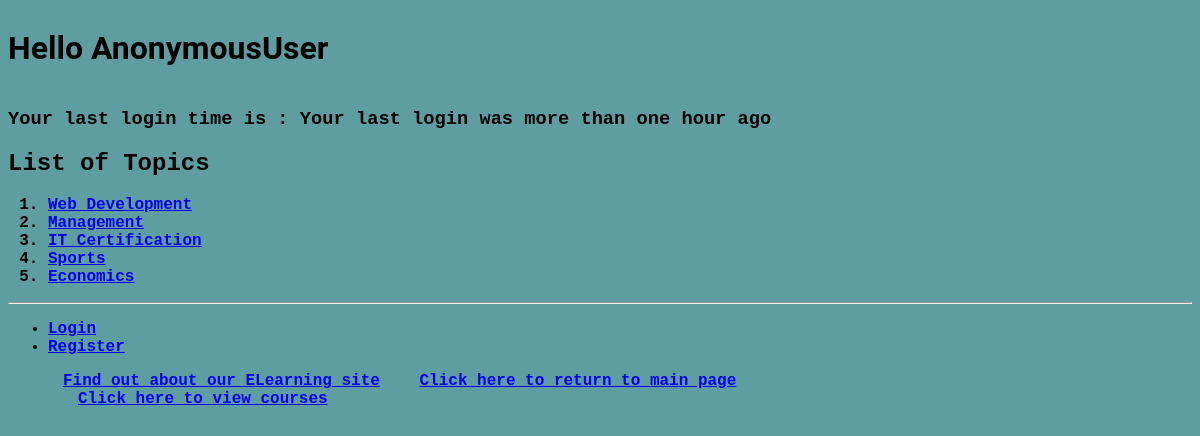
The page /myapp/ on the database its author committed.
### myapp/models.py (models this page shows, shortened)
class Topic(models.Model):
    name = models.CharField(max_length=200)
    category = models.CharField(max_length=200, null=True)

### myapp/views.py (the view)
# urls.py: path(r'', views.index, name='index'),
def index(request):
    top_list = Topic.objects.all().order_by('id')[:10]
    last_login = request.session['last_login'] if 'last_login' in request.session else 'Your last login was more than one hour ago'
    return render(request, "myapp/index.html", {'top_list': top_list, 'last_login': last_login})

### myapp/templates/myapp/index.html (shortened to what this page needs)
{% extends 'myapp/base.html' %}
{% block myhdg %}{{ request.user }}{% endblock %}
{% block body_block %}
    <h3>Your last login time is : {{last_login}}</h3>
    {% if top_list %}
        <h2>List of Topics</h2>
        <ol>
            {% for top in top_list %}
                <li><a href={% url 'myapp:index' %}{{ top.id }}> {{ top.name }} </a></li>
            {% endfor %}
        </ol>
    {% else %}
        <strong>There are no available topics!</strong>
    {% endif %}
{% endblock %}

### myapp/static/myapp/style.css (style rules this page uses)
body { background-color: cadetblue; font-family: "Bitstream Vera Sans Mono", Monaco, "Courier New", Courier, monospace; font-weight: bold; }

### rows shown on the page
Topic: name "Web Development"
Topic: name "Management"
Topic: name "IT Certification"
Topic: name "Sports"
Topic: name "Economics"

### other values the page prints
{{ request.user }} "AnonymousUser"
{{ last_login }} "Your last login was more than one hour ago"
